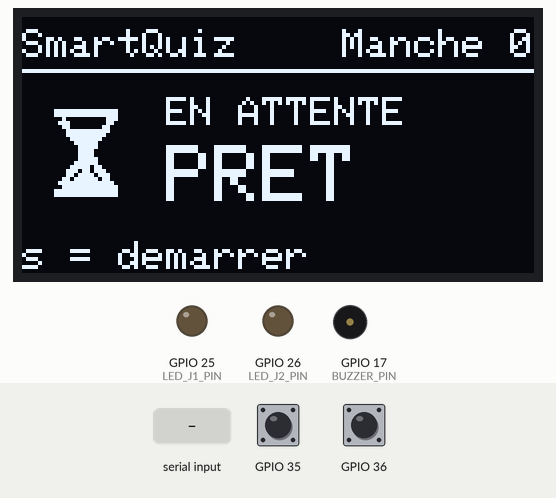
Simulated run of this program. Board: ESP32. Shown: 128×64 one-colour display, output pins drawn as LEDs (lit = HIGH), buzzer (waves = sounding). Inputs (shaded band) come from the test bench; at power-on: GPIO 35 HIGH, GPIO 36 HIGH. What the program prints to the serial monitor is not drawn.

Above: at 2.2 s.
2.3 s: "s\n" received over Serial
At 3.6 s:
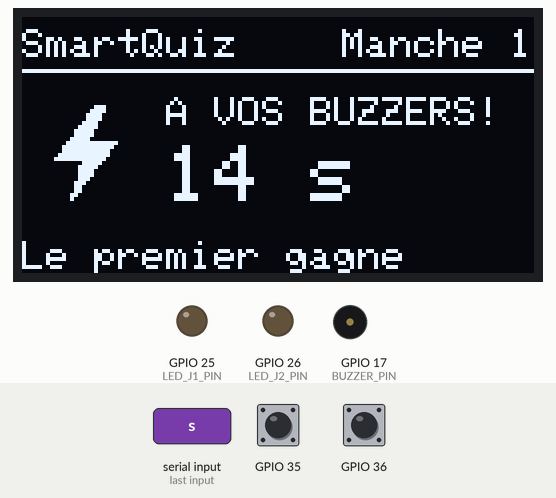
4.8 s: GPIO 35 pulled LOW for 0.15 s
At 5.9 s:
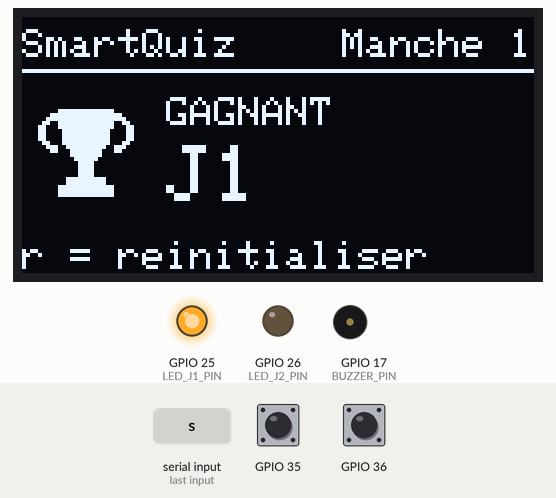
6.7 s: "r\n" received over Serial
At 8.2 s:
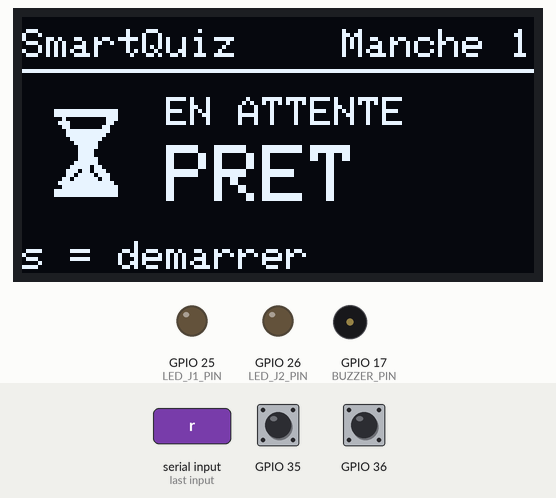
9.2 s: "s\n" received over Serial
At 9.9 s:
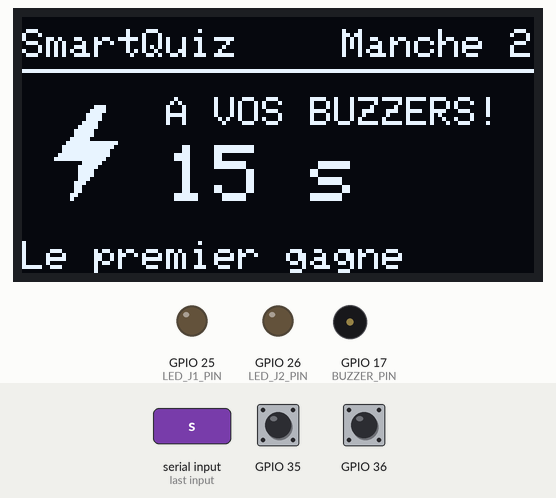
10.7 s: GPIO 36 pulled LOW for 0.15 s
At 11.6 s:
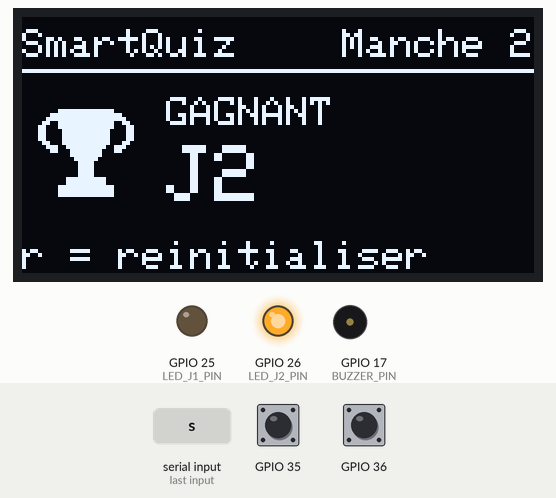
12.6 s: "r\n" received over Serial
At 13.2 s:
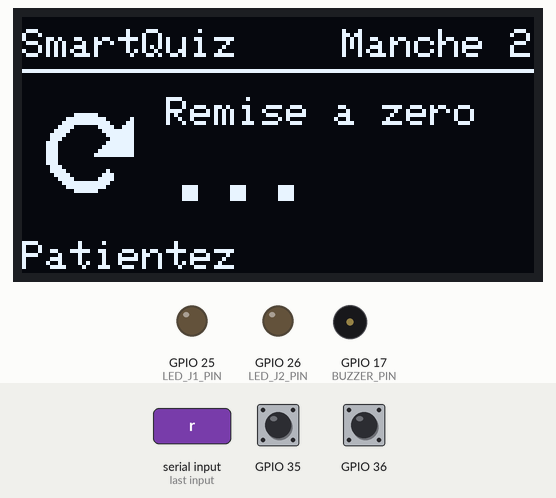
Timing chart, 0 to 15.1 s (numbered marks = the images above; inputs shaded):
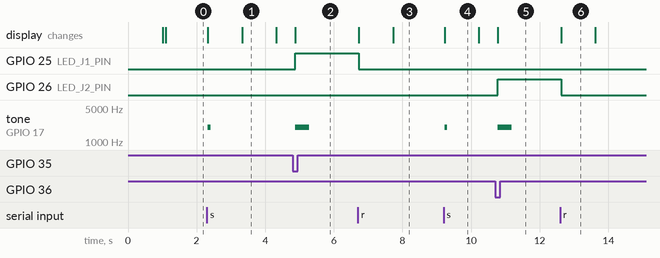

Measured:
- after the input at 2.3 s, tone on GPIO 17 (BUZZER_PIN): silent → 2000 Hz at once, → silent 0.08 s later; the display: first changes at once (image 1 shows a later state)
- after the input at 4.8 s, GPIO 25 (LED_J1_PIN): LOW → HIGH after 0.08 s; tone on GPIO 17 (BUZZER_PIN): silent → 2000 Hz after 0.08 s, → silent 0.40 s later; the display: changes after 0.08 s (image 2)
- after the input at 6.7 s, GPIO 25 (LED_J1_PIN): HIGH → LOW at once; the display: first changes at once (image 3 shows a later state)
- after the input at 9.2 s, tone on GPIO 17 (BUZZER_PIN): silent → 2000 Hz at once, → silent 0.08 s later; the display: changes at once (image 4)
- after the input at 10.7 s, GPIO 26 (LED_J2_PIN): LOW → HIGH after 0.08 s; tone on GPIO 17 (BUZZER_PIN): silent → 2000 Hz after 0.08 s, → silent 0.40 s later; the display: changes after 0.08 s (image 5)
- after the input at 12.6 s, GPIO 26 (LED_J2_PIN): HIGH → LOW at once; the display: changes at once (image 6)
- what the display in image 1 shows lasts 1.0 s, from 3.3 s to 4.3 s

The program:

main.cpp
```cpp
#include <Arduino.h>
#include <Wire.h>

#include "../include/config/Config.h"
#include "../include/core/Application.h"
#include "../include/input/boutonInput.h"
#include "../include/output/SerialOutput.h"
#include "../include/services/QuizStateService.h"
#include "../include/tasks/BuzzerTask.h"
#include "../include/tasks/WinnerLedTask.h"
#include "../include/services/DisplayService.h"
#include "../include/output/OledOutput.h"

QuizStateService stateService(TIME_MAX_GAME_MS);
Application app(DIAGNOSTIC_INTERVAL_MS, stateService);

Bouton bouton1(BOUTONJ1, NOM_J1);
Bouton bouton2(BOUTONJ2, NOM_J2);

SerialOutput serialOutput;
Adafruit_SSD1306 oled(SCREEN_WIDTH, SCREEN_HEIGHT, &Wire, -1);
DisplayService displayService(oled);
OledOutput oledOutput(displayService, stateService);

BuzzerTask buzzerTask(BUZZER_PIN, stateService);
WinnerLedTask winnerLedTask1(LED_J1_PIN, 1, stateService);
WinnerLedTask winnerLedTask2(LED_J2_PIN, 2, stateService);

void setup()
{
  Serial.begin(SERIAL_BAUD_RATE);

  delay(1000);

  app.addInput(&bouton1);
  app.addInput(&bouton2);
  app.addOutput(&serialOutput);
  app.addOutput(&oledOutput);
  app.begin();
  buzzerTask.begin();
  winnerLedTask1.begin();
  winnerLedTask2.begin();

  Serial.println("SmartQuiz v0.3.0 - Machine a etats");
  Serial.println("Commandes : 's' = demarrer une manche, 'r' = reinitialiser");
}

void loop()
{
  app.update();
  buzzerTask.update();
  winnerLedTask1.update();
  winnerLedTask2.update();
}
```

Icon.h
```cpp
#pragma once
#include <Arduino.h>

// Icones 24 x 24 pixels (3 octets par ligne), une par etat du jeu
// Stockees en memoire flash (PROGMEM)
#define ICON_SIZE 24

// ATTENTE : sablier
const uint8_t ICON_ATTENTE[] PROGMEM = {
    0x00,
    0x00,
    0x00,
    0x0F,
    0xFF,
    0xF0,
    0x0F,
    0xFF,
    0xF0,
    0x02,
    0x00,
    0x70,
    0x07,
    0x00,
    0x60,
    0x03,
    0x00,
    0xC0,
    0x01,
    0xFF,
    0xC0,
    0x01,
    0xFF,
    0x80,
    0x00,
    0xFF,
    0x00,
    0x00,
    0x7E,
    0x00,
    0x00,
    0x3E,
    0x00,
    0x00,
    0x3C,
    0x00,
    0x00,
    0x3C,
    0x00,
    0x00,
    0x3E,
    0x00,
    0x00,
    0x7E,
    0x00,
    0x00,
    0xFB,
    0x00,
    0x01,
    0xDB,
    0x80,
    0x01,
    0xBD,
    0xC0,
    0x03,
    0x7E,
    0xC0,
    0x07,
    0xFF,
    0xE0,
    0x03,
    0xFF,
    0xF0,
    0x0F,
    0xFF,
    0xF0,
    0x0F,
    0xFF,
    0xF0,
    0x00,
    0x00,
    0x00,
};

// MANCHE : eclair
const uint8_t ICON_MANCHE[] PROGMEM = {
    0x00,
    0x03,
    0x80,
    0x00,
    0x07,
    0x80,
    0x00,
    0x0F,
    0x00,
    0x00,
    0x0F,
    0x00,
    0x00,
    0x1E,
    0x00,
    0x00,
    0x3E,
    0x00,
    0x00,
    0x7C,
    0x00,
    0x00,
    0x7C,
    0x00,
    0x00,
    0xF8,
    0x00,
    0x01,
    0xFF,
    0xF0,
    0x03,
    0xFF,
    0xE0,
    0x03,
    0xFF,
    0xC0,
    0x07,
    0xFF,
    0xC0,
    0x0F,
    0xFF,
    0x80,
    0x00,
    0x1F,
    0x00,
    0x00,
    0x3E,
    0x00,
    0x00,
    0x3C,
    0x00,
    0x00,
    0x3C,
    0x00,
    0x00,
    0x38,
    0x00,
    0x00,
    0x70,
    0x00,
    0x00,
    0x60,
    0x00,
    0x00,
    0x60,
    0x00,
    0x00,
    0xC0,
    0x00,
    0x00,
    0x80,
    0x00,
};

// GAGNANT : trophee
const uint8_t ICON_GAGNANT[] PROGMEM = {
    0x00,
    0x00,
    0x00,
    0x07,
    0xFF,
    0xE0,
    0x1F,
    0xFF,
    0xF8,
    0x3F,
    0xFF,
    0xFC,
    0x67,
    0xFF,
    0xE6,
    0xC7,
    0xFF,
    0xE3,
    0xC3,
    0xFF,
    0xC3,
    0xC3,
    0xFF,
    0xC3,
    0xC3,
    0xFF,
    0xC3,
    0x63,
    0xFF,
    0xC6,
    0x39,
    0xFF,
    0x9C,
    0x18,
    0xFF,
    0x18,
    0x00,
    0xFF,
    0x00,
    0x00,
    0x7E,
    0x00,
    0x00,
    0x3C,
    0x00,
    0x00,
    0x3C,
    0x00,
    0x00,
    0x3C,
    0x00,
    0x00,
    0x3C,
    0x00,
    0x01,
    0xFF,
    0x80,
    0x01,
    0xFF,
    0x80,
    0x07,
    0xFF,
    0xE0,
    0x07,
    0xFF,
    0xE0,
    0x07,
    0xFF,
    0xE0,
    0x00,
    0x00,
    0x00,
};

// REINITIALISATION : fleche circulaire
const uint8_t ICON_REINITIALISATION[] PROGMEM = {
    0x00,
    0x00,
    0x00,
    0x00,
    0x00,
    0x00,
    0x00,
    0x7E,
    0x00,
    0x01,
    0xFF,
    0x81,
    0x03,
    0xFF,
    0xC3,
    0x07,
    0x81,
    0xE7,
    0x0F,
    0x00,
    0xFF,
    0x1E,
    0x00,
    0x7F,
    0x1C,
    0x00,
    0x3F,
    0x38,
    0x00,
    0x7F,
    0x38,
    0x00,
    0xFF,
    0x38,
    0x01,
    0xFF,
    0x38,
    0x03,
    0xFF,
    0x38,
    0x00,
    0x00,
    0x38,
    0x00,
    0x00,
    0x1C,
    0x00,
    0x00,
    0x1E,
    0x00,
    0x40,
    0x0F,
    0x00,
    0xE0,
    0x07,
    0x81,
    0xE0,
    0x03,
    0xFF,
    0xC0,
    0x01,
    0xFF,
    0x80,
    0x00,
    0x7E,
    0x00,
    0x00,
    0x00,
    0x00,
    0x00,
    0x00,
    0x00,
};

// ERREUR : triangle d'alerte
const uint8_t ICON_ERREUR[] PROGMEM = {
    0x00,
    0x18,
    0x00,
    0x00,
    0x18,
    0x00,
    0x00,
    0x3C,
    0x00,
    0x00,
    0x3C,
    0x00,
    0x00,
    0x7E,
    0x00,
    0x00,
    0x66,
    0x00,
    0x00,
    0xE7,
    0x00,
    0x00,
    0xC3,
    0x00,
    0x01,
    0xDB,
    0x80,
    0x01,
    0x99,
    0x80,
    0x03,
    0x99,
    0xC0,
    0x03,
    0x18,
    0xC0,
    0x07,
    0x18,
    0xE0,
    0x06,
    0x18,
    0x60,
    0x0E,
    0x18,
    0x70,
    0x0C,
    0x00,
    0x30,
    0x1C,
    0x18,
    0x38,
    0x18,
    0x18,
    0x18,
    0x38,
    0x00,
    0x1C,
    0x30,
    0x00,
    0x0C,
    0x7F,
    0xFF,
    0xFE,
    0x7F,
    0xFF,
    0xFE,
    0xFF,
    0xFF,
    0xFF,
    0x00,
    0x00,
    0x00,
};
```

Application.h
```cpp
#pragma once
#include "../interfaces/IInputSource.h"
#include "../interfaces/IOutputTarget.h"
#include "../services/QuizStateService.h"

const int MAX_INPUTS = 10;
const int MAX_OUTPUTS = 10;

class Application
{
private:
    IInputSource *inputs[MAX_INPUTS];
    IOutputTarget *outputs[MAX_OUTPUTS];
    QuizStateService &stateService;

    void updateCommands();
    void updateInputs();
    void updateState();
    void updateDiagnostics();
    void publishState();
    static int playerFromSource(const String &source);

    int inputCount;
    int outputCount;
    unsigned long lastDiagnosticMs;
    unsigned long diagnosticIntervalMs;
    unsigned long lastStatePublishMs;

public:
    Application(unsigned long diagnosticIntervalMs, QuizStateService &stateService);

    void addInput(IInputSource *input);
    void addOutput(IOutputTarget *output);

    void begin();
    void update();
};
```

boutonInput.h
```cpp
#pragma once
#include "../config/config.h"
#include <Arduino.h>
#include "../interfaces/IInputSource.h"

class Bouton : public IInputSource
{
private:
    int pin;
    String name;

    bool lastState;
    bool debouncedState;
    bool pressed;

    unsigned long lastDebounceTime;
    unsigned long debounceDelay;

public:
    Bouton(int pin, String name, unsigned long debounceDelay = DEBOUNCE_DELAY);

    void begin() override;
    void update();
    bool available() override;
    SensorData read() override;
    String getName() const override;
};
```

IInputSource.h
```cpp
#pragma once
#include <Arduino.h>
#include "../models/SensorData.h"

class IInputSource
{
public:
    virtual void begin() = 0;
    virtual bool available() = 0;
    virtual void update() = 0;
    virtual SensorData read() = 0;
    virtual String getName() const = 0;

    virtual ~IInputSource() {}
};
```

IOutputTarget.h
```cpp
#pragma once
#include <Arduino.h>
#include "../models/SensorData.h"

class IOutputTarget
{
public:
    virtual void begin() = 0;
    virtual bool send(const SensorData &data) = 0;
    virtual String getName() const = 0;

    virtual ~IOutputTarget() {}
};
```

SensorData.h
```cpp
#pragma once
#include <Arduino.h>

class SensorData
{
private:
    String source;
    String type;
    float value;
    String unit;
    unsigned long timestamp;

public:
    SensorData();

    SensorData(
        String source,
        String type,
        float value,
        String unit,
        unsigned long timestamp);

    String getSource() const;
    String getType() const;
    float getValue() const;
    String getUnit() const;
    unsigned long getTimestamp() const;
};
```

OledOutput.h
```cpp
#pragma once

#include "../interfaces/IOutputTarget.h"
#include "../services/DisplayService.h"
#include "../services/QuizStateService.h"

class OledOutput : public IOutputTarget
{
private:
    DisplayService &display;
    const QuizStateService &stateService;

public:
    OledOutput(DisplayService &display, const QuizStateService &stateService);

    void begin() override;
    bool send(const SensorData &data) override;
    String getName() const override;
};
```

SerialOutput.h
```cpp
#pragma once
#include "../interfaces/IOutputTarget.h"

class SerialOutput : public IOutputTarget
{
public:
    SerialOutput();

    void begin() override;
    bool send(const SensorData &data) override;
    String getName() const override;
};
```

DataValidator.h
```cpp
#pragma once

#include "../models/SensorData.h"

class DataValidator
{
public:
    static bool isValid(const SensorData &data);

private:
    static bool isButtonValid(const SensorData &data);
    static bool isSourceValid(const String &source);
    static bool isTimestampValid(unsigned long timestamp);
};
```

DisplayService.h
```cpp
#pragma once

#include <Arduino.h>
#include <Adafruit_GFX.h>
#include <Adafruit_SSD1306.h>
#include "QuizStateService.h"

class DisplayService
{
private:
    Adafruit_SSD1306 &display;
    bool ready;

    void drawHeader(int round);

public:
    DisplayService(Adafruit_SSD1306 &display);

    void begin();
    bool isReady() const;
    void showMessage(const String &line1, const String &line2);
    void showGameState(QuizState state, int round, int winner, unsigned long remainingMs);
};
```

QuizStateService.h
```cpp
#pragma once
#include <Arduino.h>

enum class QuizState
{
    ATTENTE,
    MANCHE,
    GAGNANT,
    REINITIALISATION,
    ERREUR
};

class QuizStateService
{
private:
    QuizState currentState;
    int winner;
    int roundNumber;
    unsigned long roundStartMs;
    unsigned long stateStartMs;
    unsigned long maxRoundMs;
    bool changed;

    void changeState(QuizState newState);

public:
    QuizStateService(unsigned long maxRoundMs);

    void startRound();
    void reset();
    void onButtonPressed(int player);
    void setError();
    void update();

    QuizState getState() const;
    String getStateName() const;
    int getWinner() const;
    int getRoundNumber() const;
    bool hasChanged();
    unsigned long getRemainingMs() const;
};
```

BuzzerTask.h
```cpp
#pragma once
#include <Arduino.h>
#include "../services/QuizStateService.h"

class BuzzerTask
{
private:
    int pin;
    const QuizStateService &stateService;

    QuizState lastState;
    bool active;
    unsigned long startMs;
    unsigned long durationMs;

    void beep(unsigned long ms);

public:
    BuzzerTask(int pin, const QuizStateService &stateService);

    void begin();
    void update();
};
```

WinnerLedTask.h
```cpp
#pragma once
#include <Arduino.h>
#include "../services/QuizStateService.h"

class WinnerLedTask
{
private:
    int pin;
    int player;
    const QuizStateService &stateService;

public:
    WinnerLedTask(int pin, int player, const QuizStateService &stateService);

    void begin();
    void update();
};
```

Application.cpp
```cpp
#include "../include/core/Application.h"
#include <Arduino.h>
#include "../include/config/Config.h"
#include "../include/services/DataValidator.h"

Application::Application(unsigned long diagnosticIntervalMs, QuizStateService &stateService)
    : stateService(stateService),
      inputCount(0),
      outputCount(0),
      lastDiagnosticMs(0),
      diagnosticIntervalMs(diagnosticIntervalMs),
      lastStatePublishMs(0)

{
    for (int i = 0; i < MAX_INPUTS; i++)
    {
        inputs[i] = nullptr;
    }

    for (int i = 0; i < MAX_OUTPUTS; i++)
    {
        outputs[i] = nullptr;
    }
}
void Application::begin()
{
    Serial.println("Initialisation des entrées...");

    for (int i = 0; i < inputCount; i++)
    {
        Serial.print("- ");
        Serial.println(inputs[i]->getName());

        inputs[i]->begin();
    }

    Serial.println("Initialisation des sorties...");

    for (int i = 0; i < outputCount; i++)
    {
        Serial.print("- ");
        Serial.println(outputs[i]->getName());

        outputs[i]->begin();
    }
}
void Application::addInput(IInputSource *input)
{
    if (inputCount < MAX_INPUTS)
    {
        inputs[inputCount] = input;
        inputCount++;
    }
}
void Application::addOutput(IOutputTarget *output)
{
    if (outputCount < MAX_OUTPUTS)
    {
        outputs[outputCount] = output;
        outputCount++;
    }
}

void Application::update()
{
    updateCommands();
    updateInputs();
    updateState();
    updateDiagnostics();
}

void Application::updateCommands()
{
    if (!Serial.available())
        return;

    char c = tolower(Serial.read());

    if (c == 's')
        stateService.startRound();
    else if (c == 'r')
        stateService.reset();
    else if (c != '\n' && c != '\r')
    {
        Serial.print("[SmartQuiz] Commande inconnue: ");
        Serial.println(c);
    }
}
void Application::updateInputs()
{
    for (int i = 0; i < inputCount; i++)
    {
        if (inputs[i]->available())
        {
            SensorData data = inputs[i]->read();

            if (DataValidator::isValid(data))
            {
                stateService.onButtonPressed(playerFromSource(data.getSource()));
                for (int j = 0; j < outputCount; j++)
                {
                    outputs[j]->send(data);
                }
            }
            else
            {
                stateService.setError();
                Serial.println("[SmartQuiz] Donnee invalide rejetee.");
            }
        }
    }
}
void Application::updateState()
{
    stateService.update();

    if (stateService.hasChanged())
    {
        Serial.print("[SmartQuiz] Etat: ");
        Serial.print(stateService.getStateName());
        Serial.print(" | manche ");
        Serial.print(stateService.getRoundNumber());

        if (stateService.getState() == QuizState::GAGNANT)
        {
            Serial.print(" | gagnant: J");
            Serial.print(stateService.getWinner());
        }
        Serial.println();

        publishState();
    }
    else if (stateService.getState() == QuizState::MANCHE &&
             millis() - lastStatePublishMs >= STATE_REFRESH_MS)
    {
        publishState(); // rafraîchit le compte à rebours
    }
}
void Application::publishState()
{
    lastStatePublishMs = millis();

    SensorData etat(
        "SmartQuiz",
        TYPE_ETAT,
        (float)stateService.getState(), // index de l'état (0 = ATTENTE, 1 = MANCHE...)
        stateService.getStateName(),    // nom lisible dans le champ unit
        millis());

    for (int j = 0; j < outputCount; j++)
    {
        outputs[j]->send(etat);
    }
}
void Application::updateDiagnostics()
{
    if (millis() - lastDiagnosticMs >= diagnosticIntervalMs)
    {
        lastDiagnosticMs = millis();

        Serial.println("[SmartQuiz] Systeme actif");
        Serial.print("[SmartQuiz] Entrees: ");
        Serial.println(inputCount);
        Serial.print("[SmartQuiz] Sorties: ");
        Serial.println(outputCount);
        Serial.print("[SmartQuiz] Etat: ");
        Serial.println(stateService.getStateName());
    }
}
int Application::playerFromSource(const String &source)
{
    if (source == NOM_J1)
        return 1;
    if (source == NOM_J2)
        return 2;
    return 0;
}
```

BuzzerTask.cpp
```cpp
#include "../include/config/Config.h"
#include "../include/tasks/BuzzerTask.h"

BuzzerTask::BuzzerTask(int pin, const QuizStateService &stateService)
    : pin(pin),
      stateService(stateService),
      lastState(QuizState::ATTENTE),
      active(false),
      startMs(0),
      durationMs(0)
{
}

void BuzzerTask::begin()
{
    pinMode(pin, OUTPUT);
    noTone(pin);
    lastState = stateService.getState();
}

void BuzzerTask::update()
{

    QuizState state = stateService.getState();

    if (state != lastState)
    {
        lastState = state;

        if (state == QuizState::MANCHE)
            beep(BIP_COURT_MS);
        else if (state == QuizState::GAGNANT)
            beep(BIP_VICTOIRE_MS);
    }

    if (active && millis() - startMs >= durationMs)
    {
        noTone(pin);
        active = false;
    }
}

void BuzzerTask::beep(unsigned long ms)
{

    tone(pin, BUZZER_FREQ_HZ);
    active = true;
    startMs = millis();
    durationMs = ms;
}
```

DataValidator.cpp
```cpp
#include "../include/services/DataValidator.h"
#include <Arduino.h>

bool DataValidator::isValid(const SensorData &data)
{
    if (!isSourceValid(data.getSource()))
        return false;
    if (!isTimestampValid(data.getTimestamp()))
        return false;

    if (data.getType() == "bouton")
        return isButtonValid(data);

    return false;
}

bool DataValidator::isButtonValid(const SensorData &data)
{
    return data.getValue() == 1.0f;
}
bool DataValidator::isSourceValid(const String &source)
{
    return source.length() > 0;
}
bool DataValidator::isTimestampValid(unsigned long timestamp)
{
    return timestamp > 0;
}
```

OledOutput.cpp
```cpp
#include "../include/config/Config.h"
#include "../include/output/OledOutput.h"

OledOutput::OledOutput(DisplayService &display, const QuizStateService &stateService)
    : display(display),
      stateService(stateService)
{
}

void OledOutput::begin()
{
    display.begin();
}

bool OledOutput::send(const SensorData &data)
{
    if (!display.isReady())
        return false;

    // L'OLED affiche l'état du jeu : les appuis de boutons sont ignorés
    // (sinon l'appui de J2 après la victoire de J1 écraserait l'écran)
    if (data.getType() != TYPE_ETAT)
        return true;

    // Le SensorData d'état sert de signal ; les détails sont lus dans le service
    display.showGameState(
        stateService.getState(),
        stateService.getRoundNumber(),
        stateService.getWinner(),
        stateService.getRemainingMs());

    return true;
}

String OledOutput::getName() const
{
    return "OLED";
}
```

SerialOutput.cpp
```cpp
#include "../include/output/SerialOutput.h"
#include <Arduino.h>

SerialOutput::SerialOutput()
{
}

void SerialOutput::begin()
{
    Serial.println("SerialOutput prêt.");
}

bool SerialOutput::send(const SensorData &data)
{
    Serial.print("[");
    Serial.print(data.getSource());
    Serial.print("] ");

    Serial.print(data.getType());
    Serial.print(" = ");
    Serial.print(data.getValue());
    Serial.print(" ");
    Serial.println(data.getUnit());

    return true;
}

String SerialOutput::getName() const
{
    return "SerialOutput";
}
```

Source omitted: DisplayService.cpp (2910 bytes), QuizStateService.cpp (2682 bytes), SensorData.cpp (649 bytes), WinnerLedTask.cpp (483 bytes), boutonInput.cpp (1043 bytes), Config.h (575 bytes)
